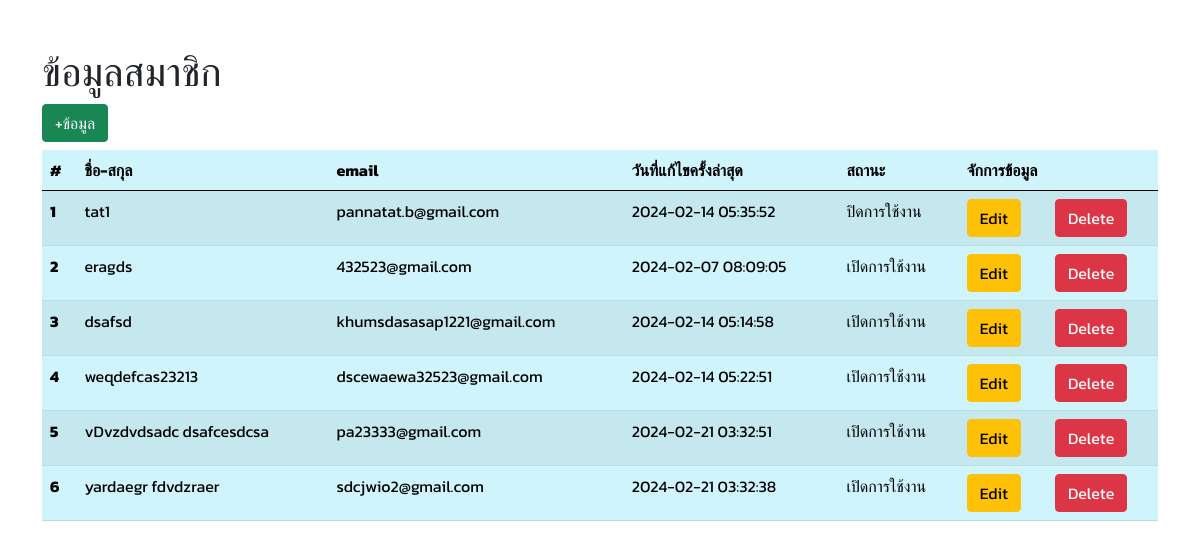
The page /WEEK13/index.php on the database its author committed.
### tables this page shows
CREATE TABLE `users` (
  `u_id` int(11) NOT NULL,
  `u_name` varchar(255) NOT NULL,
  `u_email` varchar(255) NOT NULL,
  `password` varchar(255) NOT NULL,
  `Created_at` datetime NOT NULL,
  `Updated_at` datetime NOT NULL,
  `Status` enum('true','false') NOT NULL DEFAULT 'true'
);

### WEEK13/index.php (the view, shortened to what this page needs)
<!DOCTYPE html>
<html lang="en">
<head>
    <link href="https://cdn.jsdelivr.net/npm/bootstrap@5.0.2/dist/css/bootstrap.min.css" rel="stylesheet">
    <link rel="stylesheet" href="style.css">
</head>
<body>
    <div class="container my-5">
        <h1>ข้อมูลสมาชิก</h1>
        <div><a href="create_frm.php" class="btn btn-success mb-2">+ข้อมูล</a></div>
        <table class="table table-info table-striped">
            <thead>
                <tr>
                    <th scope="col">#</th>
                    <th scope="col">ชื่อ-สกุล</th>
                    <th scope="col">email</th>
                    <th scope="col">วันที่แก้ไขครั้งล่าสุด</th>
                    <th scope="col">สถานะ</th>
                    <th scope="col" colspan="2">จักการข้อมูล</th>
                </tr>
            </thead>
            <tbody>
                <?php
                require_once 'connect.php';
                $ststement = $conn->prepare("SELECT * FROM users");
                $ststement->execute();
                if ($ststement->rowCount() > 0) {
                    $rows = $ststement->fetchAll(PDO::ATTR_AUTOCOMMIT);
                    $n = 1;
                    foreach($rows as $row){
                        ?>
                        <tr>
                            <th><?=$n ?></th>
                            <td><?= $row['u_name'] ?></td>
                            <td><?= $row['u_email'] ?></td>
                            <td><?= $row['Updated_at'] ?></td>
                            <td><?= ($row['Status']=='true')?'เปิดการใช้งาน':'ปิดการใช้งาน' ?></td>
                            <td>
                                <a href="update_frm.php?u_id=<?=$row['u_id']?>"
                                onclick="return confirm('Are you sure you want to Edit?');"
                                class="btn btn-warning">Edit</a>
                            </td>
                            <td>
                                <a href="Delete.php?u_id=<?=$row['u_id']?>"
                                onclick="return confirm('Are you sure you want to Delete?');"
                                class="btn btn-danger">Delete</a></td>
                            </tr>
                        <?php
                        $n++;
                    }
                }
                ?>
            </tbody>
        </table>
    </div>
</body>
</html>

### WEEK13/style.css (style rules this page uses)
* { font-family: 'Kanit', sans-serif; }

### rows shown on the page
users: u_name "tat1", u_email "pannatat.b@gmail.com", Updated_at "2024-02-14 05:35:52", Status "ปิดการใช้งาน"
users: u_name "eragds", u_email "432523@gmail.com", Updated_at "2024-02-07 08:09:05", Status "เปิดการใช้งาน"
users: u_name "dsafsd", u_email "khumsdasasap1221@gmail.com", Updated_at "2024-02-14 05:14:58", Status "เปิดการใช้งาน"
users: u_name "weqdefcas23213", u_email "dscewaewa32523@gmail.com", Updated_at "2024-02-14 05:22:51", Status "เปิดการใช้งาน"
users: u_name "vDvzdvdsadc dsafcesdcsa", u_email "pa23333@gmail.com", Updated_at "2024-02-21 03:32:51", Status "เปิดการใช้งาน"
users: u_name "yardaegr fdvdzraer", u_email "sdcjwio2@gmail.com", Updated_at "2024-02-21 03:32:38", Status "เปิดการใช้งาน"
